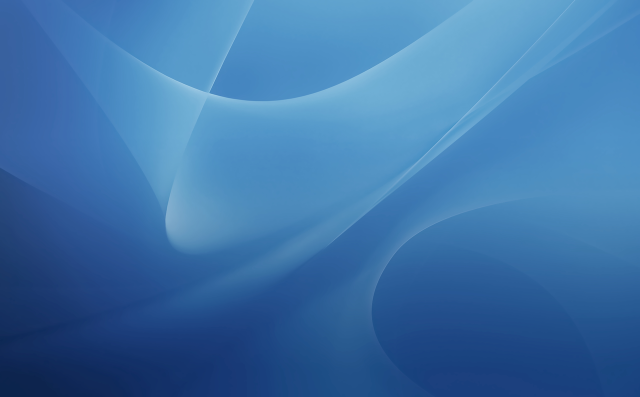
#> input picture assets/main-wallpaper.png, 1279 x 794 px (shown at 1/2 size)
$ python -i generate_wallpaper.py   (imports and definitions only)
#> lines starting #> are read from the running program, lines starting #| are printed output that depends on the picture
#> further down, picture is the input picture: PIL image 1279x794 RGBA; mean R, G, B, A 61.3, 115.1, 169, 255
#!/usr/bin/env python3
import os
import struct
import sys

try:
    from PIL import Image
except ImportError:
    Image = None

WIDTH = 1024
HEIGHT = 768

if len(sys.argv) >= 5:
    WIDTH = int(sys.argv[4])
if len(sys.argv) >= 6:
    HEIGHT = int(sys.argv[5])
SCRIPT_DIR = os.path.dirname(os.path.abspath(__file__))
PROJECT_DIR = os.path.dirname(SCRIPT_DIR)
SOURCE_WALLPAPER = os.path.join(PROJECT_DIR, "assets", "main-wallpaper.png")
SOURCE_BOOT_SPLASH = os.path.join(PROJECT_DIR, "assets", "boot-splash.jpg")


def clamp(value: int) -> int:
    return max(0, min(255, value))


# [16 lines left out: function pixel, not called in this run]


def cover_resize(image):
    src_width, src_height = image.size
#> src_width = 1279; src_height = 794
    if src_width == 0 or src_height == 0:
        return image.resize((WIDTH, HEIGHT))

    scale = max(WIDTH / src_width, HEIGHT / src_height)
#> scale = 0.967
    scaled_width = max(WIDTH, int(round(src_width * scale)))
#> scaled_width = 1237
    scaled_height = max(HEIGHT, int(round(src_height * scale)))
#> scaled_height = 768
    resized = image.resize((scaled_width, scaled_height), Image.LANCZOS)
    left = max(0, (scaled_width - WIDTH) // 2)
#> left = 106
    top = max(0, (scaled_height - HEIGHT) // 2)
#> top = 0
    return resized.crop((left, top, left + WIDTH, top + HEIGHT))
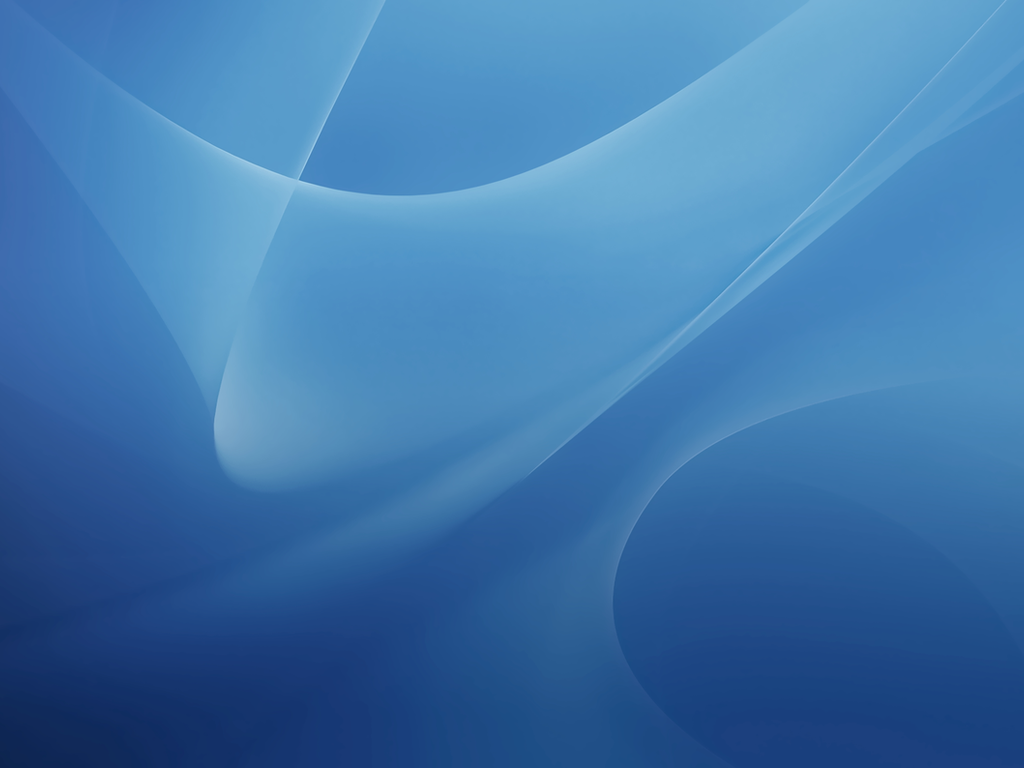
#> returned value: PIL image 1024x768 RGBA; mean R, G, B, A 63.4, 118.6, 172, 255


# [89 lines left out: functions contain_resize, write_bmp_image, write_bmp_from_source, write_bmp, not called in this run]


# [13 lines not run here, left out]

>>> from PIL import Image
>>> picture = Image.open('../assets/main-wallpaper.png')
>>> result = cover_resize(picture)
